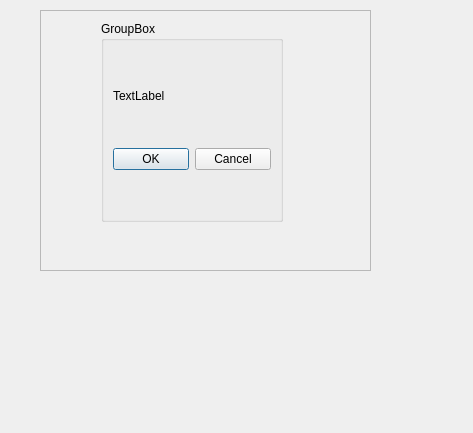
<?xml version="1.0" encoding="UTF-8"?>
<ui version="4.0">
 <class>Dialog</class>
 <widget class="QDialog" name="Dialog">
  <property name="geometry">
   <rect>
    <x>0</x>
    <y>0</y>
    <width>473</width>
    <height>433</height>
   </rect>
  </property>
  <property name="windowTitle">
   <string>Dialog</string>
  </property>
  <widget class="QScrollArea" name="scrollArea">
   <property name="geometry">
    <rect>
     <x>40</x>
     <y>10</y>
     <width>331</width>
     <height>261</height>
    </rect>
   </property>
   <property name="widgetResizable">
    <bool>true</bool>
   </property>
   <widget class="QWidget" name="scrollAreaWidgetContents">
    <property name="geometry">
     <rect>
      <x>0</x>
      <y>0</y>
      <width>329</width>
      <height>259</height>
     </rect>
    </property>
    <widget class="QGroupBox" name="groupBox">
     <property name="geometry">
      <rect>
       <x>60</x>
       <y>10</y>
       <width>182</width>
       <height>201</height>
      </rect>
     </property>
     <property name="title">
      <string>GroupBox</string>
     </property>
     <layout class="QVBoxLayout" name="verticalLayout">
      <item>
       <widget class="QLabel" name="label">
        <property name="sizePolicy">
         <sizepolicy hsizetype="Preferred" vsizetype="Fixed">
          <horstretch>0</horstretch>
          <verstretch>0</verstretch>
         </sizepolicy>
        </property>
        <property name="text">
         <string>TextLabel</string>
        </property>
       </widget>
      </item>
      <item>
       <widget class="QDialogButtonBox" name="buttonBox">
        <property name="orientation">
         <enum>Qt::Horizontal</enum>
        </property>
        <property name="standardButtons">
         <set>QDialogButtonBox::Cancel|QDialogButtonBox::Ok</set>
        </property>
       </widget>
      </item>
     </layout>
    </widget>
   </widget>
  </widget>
 </widget>
 <resources/>
 <connections/>
</ui>
